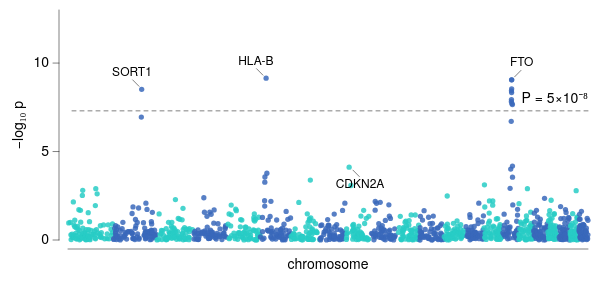

Write the Vega-Lite specification saved for this chart.
### Vega-Lite specification from a JSON file in a GitHub repository (floating-point values rounded to 4 significant figures; data arrays with more than 128 entries replaced by an {"elided": "..."} marker saying what was removed)
{"background": null, "config": {"arc": {"fill": "#DBDBDB", "fillOpacity": 1.0, "innerRadius": 28.75, "padAngle": 0.03, "stroke": "black", "strokeOpacity": 1, "strokeWidth": 0.25}, "area": {"fill": "#DBDBDB", "fillOpacity": 1.0, "stroke": "black", "strokeOpacity": 1, "strokeWidth": 0.25}, "axis": {"domain": true, "domainCap": "round", "domainColor": "black", "domainWidth": 0.25, "grid": false, "gridCap": "round", "gridColor": "#F1F1F1", "gridDash": [0, 0], "gridOpacity": 1.0, "gridWidth": 0.25, "labelColor": "black", "labelFont": "Helvetica Neue", "labelFontSize": 7, "labelFontStyle": "normal", "labelFontWeight": 400, "offset": 4.5, "ticks": true, "tickCap": "round", "tickColor": "black", "tickRound": false, "tickSize": 3, "tickWidth": 0.25, "titleColor": "black", "titleFont": "Helvetica Neue", "titleFontSize": 7, "titleFontStyle": "normal", "titleFontWeight": 400}, "axisX": {"domain": true, "labelAlign": "center", "labelAngle": 0, "labels": true, "ticks": true, "translate": 0}, "axisY": {"domain": true, "labelAlign": "right", "labelAngle": 0, "labels": true, "ticks": true, "translate": 0}, "axisRight": {"domain": true, "labelAlign": "left", "labelAngle": 0, "labels": true, "ticks": true, "translate": 0}, "axisTop": {"domain": true, "labelAlign": "center", "labelAngle": 0, "labels": true, "ticks": true, "translate": 0}, "axisBand": {"tickOffset": 0}, "bar": {"fill": "#DBDBDB", "fillOpacity": 1.0, "stroke": "black", "strokeOpacity": 1, "strokeWidth": 0.25}, "boxplot": {"size": 10.35, "ticks": {"cornerRadius": 0.25, "fill": "black", "opacity": 1, "size": 5.175, "thickness": 0.25}, "box": {"fillOpacity": 1.0, "stroke": "black", "strokeOpacity": 1, "strokeWidth": 0.25}, "median": {"cornerRadius": 0, "fill": "black", "fillOpacity": 1.0, "opacity": 1, "size": 10.35, "thickness": 0.25}, "rule": {"fill": "black", "fillOpacity": 1.0, "size": 11.5, "stroke": "black", "strokeDash": [0, 0], "strokeOpacity": 1, "strokeWidth": 0.25}, "outliers": {"color": "black", "fill": "black", "fillOpacity": 1.0, "size": 0, "stroke": "black", "strokeOpacity": 1, "strokeWidth": 0.25}}, "circle": {"fill": "black", "fillOpacity": 1.0, "size": 0.575, "stroke": null, "strokeOpacity": 1, "strokeWidth": 0.25}, "errorband": {"band": {"fillOpacity": 0.6, "stroke": null, "strokeWidth": 0.25, "strokeOpacity": 1}, "borders": {"opacity": 0, "strokeOpacity": 0.25, "strokeWidth": 1}}, "errorbar": {"opacity": 1, "rule": {"strokeDash": [0, 0], "strokeWidth": 0.25}, "ticks": {"color": "black", "cornerRadius": 0.125, "opacity": 1, "size": 6.9, "thickness": 0.25}, "thickness": 0.25}, "font": "Helvetica Neue", "geoshape": {"fill": "#DBDBDB", "fillOpacity": 1.0, "stroke": "black", "strokeOpacity": 1, "strokeWidth": 0.25}, "header": {"labelColor": "black", "labelFont": "Helvetica Neue", "labelFontSize": 7, "labelFontStyle": "normal", "labelFontWeight": 400, "titleColor": "black", "titleFont": "Helvetica Neue", "titleFontSize": 7, "titleFontStyle": "normal", "titleFontWeight": 400, "titlePadding": 0}, "legend": {"disable": false, "offset": 4.5, "titlePadding": 4, "labelOffset": 2, "gradientLabelOffset": 2, "gradientLength": 57.5, "gradientThickness": 5.75, "gradientOpacity": 1.0, "gradientStrokeColor": "black", "gradientStrokeWidth": 0.25, "labelColor": "black", "labelFont": "Helvetica Neue", "labelFontSize": 7, "labelFontStyle": "normal", "labelFontWeight": 400, "strokeColor": "black", "strokeWidth": 0, "symbolSize": 42, "symbolStrokeColor": "black", "symbolStrokeWidth": 0.25, "titleColor": "black", "titleFont": "Helvetica Neue", "titleFontSize": 7, "titleFontStyle": "normal", "titleFontWeight": 400}, "line": {"color": "black", "stroke": "black", "strokeCap": "round", "strokeDash": [0, 0], "strokeOpacity": 1, "strokeWidth": 0.375}, "point": {"filled": true, "fill": "#DBDBDB", "fillOpacity": 1.0, "size": 5.75, "stroke": "black", "strokeOpacity": 1, "strokeWidth": 0.25}, "range": {"category": ["#C6D9F1", "#F1C9CB", "#FEF0B9", "#CEE37A", "#7AA8E0", "#E589A3", "#FDDD5D", "#68B961", "#4177B1", "#C35082", "#E5C227", "#438156"], "diverging": {"scheme": ["#C35082", "#CE6D94", "#D989A7", "#E2A4BA", "#EABFCE", "#F1DBE2", "#F6F6F6", "#D7E0EB", "#B9CBE0", "#9BB6D5", "#7DA1C9", "#5F8CBD", "#4177B1"]}, "heatmap": {"scheme": ["#32022B", "#43044D", "#4C196E", "#4D338C", "#484DA6", "#3A68BB", "#1D83CA", "#1D9CCB", "#23B5C9", "#28CDC5", "#4DE0B4", "#91EE9F"]}, "ordinal": {"scheme": ["#F1F1F1", "#DBDBDB", "#C6C6C6", "#B2B2B2", "#9D9D9D", "#898989", "#767676", "#636363", "#515151", "#404040", "#2F2F2F", "#1F1F1F"]}, "ramp": {"scheme": ["#32022B", "#43044D", "#4C196E", "#4D338C", "#484DA6", "#3A68BB", "#1D83CA", "#1D9CCB", "#23B5C9", "#28CDC5", "#4DE0B4", "#91EE9F"]}}, "rule": {"color": "black", "stroke": "black", "strokeCap": "round", "strokeDash": [2, 2], "strokeOpacity": 1, "strokeWidth": 0.25}, "scale": {"bandPaddingInner": 0.1, "bandPaddingOuter": 0.1, "round": false}, "rect": {"fill": "#DBDBDB", "fillOpacity": 1.0, "stroke": "black", "strokeOpacity": 1, "strokeWidth": 0.25}, "square": {"fill": "#DBDBDB", "fillOpacity": 1.0, "size": 11.5, "stroke": "black", "strokeOpacity": 1, "strokeWidth": 0.25}, "text": {"color": "black", "font": "Helvetica Neue", "fontSize": 7, "fontStyle": "normal", "fontWeight": 400}, "tick": {"color": "black", "cornerRadius": 0.125, "opacity": 1.0, "size": 10.35, "thickness": 0.25}, "title": {"anchor": "middle", "frame": "group", "color": "black", "font": "Helvetica Neue", "fontSize": 7, "fontStyle": "normal", "fontWeight": 400, "subtitleColor": "black", "subtitleFont": "Helvetica Neue", "subtitleFontSize": "Helvetica Neue", "subtitleFontStyle": "normal", "subtitleFontWeight": 400}, "trail": {"color": "black", "opacity": 1, "size": 0.375}, "view": {"continuousWidth": 260, "continuousHeight": 115, "discreteWidth": 260, "discreteHeight": 115, "fill": null, "stroke": null, "strokeWidth": 0.25}}, "layer": [{"data": {"name": "data-03186213ed5e726b81dd02ff130392d8"}, "mark": {"type": "circle", "opacity": 0.85, "size": 7}, "encoding": {"color": {"field": "parity", "legend": null, "scale": {"range": ["#3A68BB", "#28CDC5"]}, "type": "nominal"}, "x": {"axis": {"labels": false, "ticks": false}, "field": "pos", "title": "chromosome", "type": "quantitative"}, "y": {"field": "logp", "scale": {"domain": [0, 13]}, "title": "−log₁₀ p", "type": "quantitative"}}}, {"layer": [{"data": {"values": [{"__dysonsphere__": 1}]}, "mark": {"type": "rule", "opacity": 1.0, "strokeDash": [2, 2]}, "encoding": {"y": {"datum": 7.3}}}, {"data": {"values": [{"__dysonsphere__": 1}]}, "mark": {"type": "text", "align": "right", "baseline": "bottom", "dx": 0, "dy": -3, "fontSize": 7}, "encoding": {"text": {"value": "P = 5×10⁻⁸"}, "x": {"value": 260}, "y": {"datum": 7.3}}}]}, {"layer": [{"data": {"values": [{"__dysonsphere__": 1}]}, "mark": {"type": "rule", "strokeDash": [0, 0]}, "encoding": {"x": {"datum": 392.7, "scale": {"domain": [0, 2875.0], "nice": false, "padding": 0, "zero": false}}, "x2": {"datum": 357.6}, "y": {"datum": 8.687, "scale": {"domain": [0, 13], "nice": false, "padding": 0, "zero": false}}, "y2": {"datum": 9.05}}}, {"data": {"values": [{"__dysonsphere__": 1}]}, "mark": {"type": "text", "align": "center", "baseline": "middle", "fontSize": 6}, "encoding": {"text": {"value": "SORT1"}, "x": {"datum": 353.7}, "y": {"datum": 9.497}}}, {"data": {"values": [{"__dysonsphere__": 1}]}, "mark": {"type": "rule", "strokeDash": [0, 0]}, "encoding": {"x": {"datum": 1078.0}, "x2": {"datum": 1043.0}, "y": {"datum": 9.318}, "y2": {"datum": 9.681}}}, {"data": {"values": [{"__dysonsphere__": 1}]}, "mark": {"type": "text", "align": "center", "baseline": "middle", "fontSize": 6}, "encoding": {"text": {"value": "HLA-B"}, "x": {"datum": 1039.0}, "y": {"datum": 10.13}}}, {"data": {"values": [{"__dysonsphere__": 1}]}, "mark": {"type": "rule", "strokeDash": [0, 0]}, "encoding": {"x": {"datum": 1575.0}, "x2": {"datum": 1610.0}, "y": {"datum": 3.95}, "y2": {"datum": 3.587}}}, {"data": {"values": [{"__dysonsphere__": 1}]}, "mark": {"type": "text", "align": "center", "baseline": "middle", "fontSize": 6}, "encoding": {"text": {"value": "CDKN2A"}, "x": {"datum": 1614.0}, "y": {"datum": 3.14}}}, {"data": {"values": [{"__dysonsphere__": 1}]}, "mark": {"type": "rule", "strokeDash": [0, 0]}, "encoding": {"x": {"datum": 2469.0}, "x2": {"datum": 2504.0}, "y": {"datum": 9.223}, "y2": {"datum": 9.586}}}, {"data": {"values": [{"__dysonsphere__": 1}]}, "mark": {"type": "text", "align": "center", "baseline": "middle", "fontSize": 6}, "encoding": {"text": {"value": "FTO"}, "x": {"datum": 2508.0}, "y": {"datum": 10.03}}}]}], "$schema": "https://vega.github.io/schema/vega-lite/v6.4.1.json", "datasets": {"data-03186213ed5e726b81dd02ff130392d8": {"elided": "1213 records"}}}
